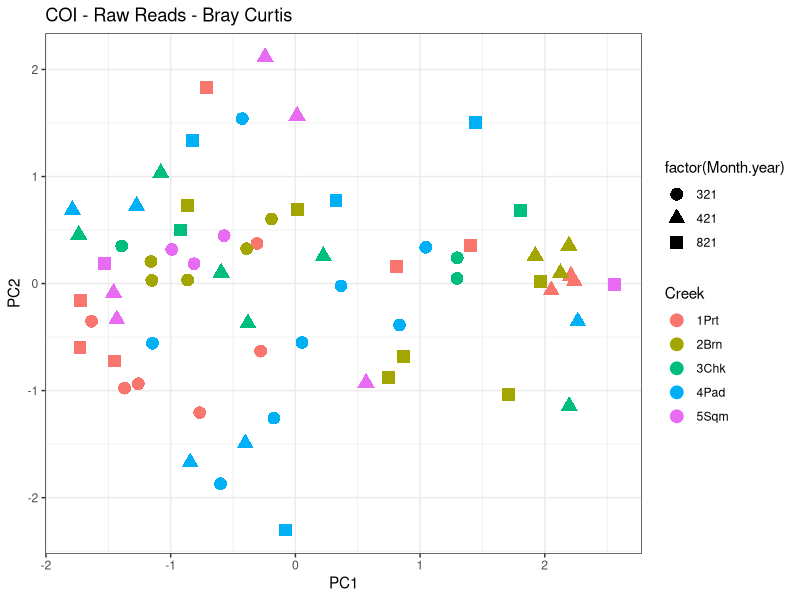
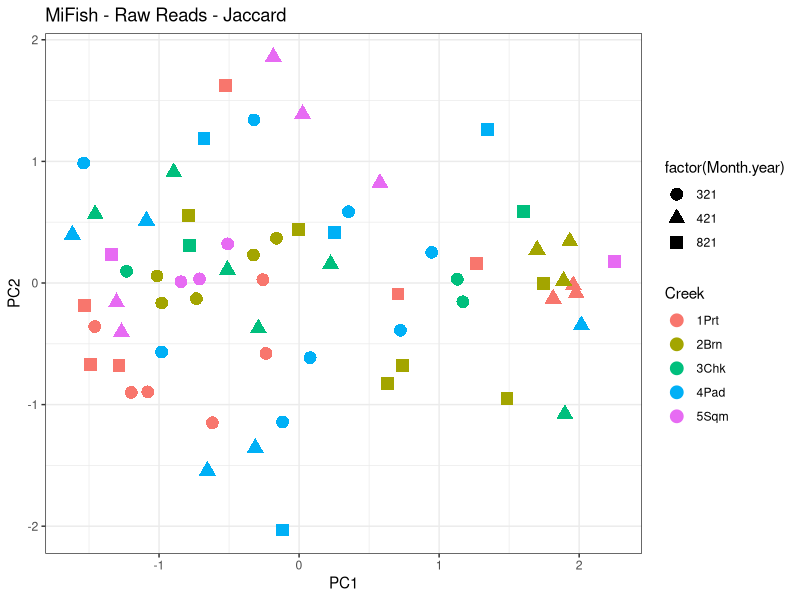

The R script that drew these images, in order: (Note: this script raises an error after producing the figures.)
## ---- chunk 1
knitr::opts_chunk$set(echo = TRUE)
## ---- chunk 2
library(here)
library(dplyr)
library(tidyr)
library(tidyverse)
library(vegan)
library(reshape2)
library(ggplot2)
library(RColorBrewer)

metadata <- read.csv(here("Input","sequencing_metadata_files","master_sequencing_datasheet20211018_newtechreps.csv"), header = TRUE)
asvs <- read.csv(here("Output","dada2_output_files","2021-10-18MiX.merged.ASV.table.csv"))
## ---- chunk 3

### Clean up the ASV table of raw reads 

# first only select metadata corresponding to samples
asvs <- asvs[asvs$Locus == "MiFish" ,]
metadata <-  metadata[metadata$Sample_name %in% asvs$Sample_name,]

intersect(unique(metadata$Sample_name), unique(asvs$Sample_name))

# translate ASVs into table that has ASVs as rows and samples as columns 
asv_mat <-  pivot_wider(asvs, names_from = Sample_name, values_from = nReads) 
asv_mat <- asv_mat[,-1] # remove locus column
asv_mat <- as.data.frame(asv_mat) # make data frame
row.names(asv_mat) = asv_mat[,1] # make row names the ASV hash
asv_mat = asv_mat[,-1] # remove the column with the ASV hash 
asv_mat[is.na(asv_mat)] <- 0 # change NAs to 0s 

# check kangaroo for cross-contamination/ tag jumping 
#kanga <- asv_mat[asv_mat$COI.Kangaroo.Run.2>0,]
#real_samples_kanga <- colSums(kanga) # looks good! Only 10 and 7 reads compared to 105528 in the Kangaroo 
#asv_mat = asv_mat[,-11] # now remove the kangaroo from the dataset because it will mess up the PCAs 
#metadata <- metadata[metadata$Sample_name %in% colnames(asv_mat),] # remove kangaroo

metadata <- metadata[metadata$Type != "kangaroo",]
asv_mat <-  asv_mat[, -69]
asv_mat <-  asv_mat[, -42]

metadata <-  metadata[metadata$Sample_name %in% colnames(asv_mat),]
## ---- chunk 4

### Calculations

techs <- metadata[metadata$Type == "tech_rep",]
asv_techs <- asv_mat[colnames(asv_mat) %in% techs$Sample_name]
techs_bcmat <- vegdist(t(asv_techs), method="bray")

all_bcmat <- vegdist(t(asv_mat), method="bray")

# PCA on raw reads - with bray curtis distance 
pca.raw.bc.nmds <- metaMDS(t(asv_mat), distance = "bray")
pca.raw.bc.MDS1 = pca.raw.bc.nmds$points[,1] #store nmds values
pca.raw.bc.MDS2 = pca.raw.bc.nmds$points[,2] #store nmds values

# PCA on raw reads - with jaccard distance 
pca.raw.jac.nmds <- metaMDS(t(asv_mat), distance = "jaccard")
pca.raw.jac.MDS1 = pca.raw.jac.nmds$points[,1] #store nmds values
pca.raw.jac.MDS2 = pca.raw.jac.nmds$points[,2] #store nmds values

raw.pca.to.plot <- cbind(metadata, pca.raw.bc.MDS1, pca.raw.bc.MDS2, pca.raw.jac.MDS1, pca.raw.jac.MDS2)

## ---- chunk 5

# raw reads / bray curtis
ggplot(raw.pca.to.plot, aes(x=pca.raw.bc.MDS1, y=pca.raw.bc.MDS2)) +
  geom_point(size=4, aes(color=factor(Creek), shape=factor(Month.year))) +
  theme_bw() +
  labs(x="PC1",y="PC2", color="Creek") +
  ggtitle('COI - Raw Reads - Bray Curtis')
# ggsave("/Users/elizabethandruszkiewicz/GoogleDrive/UW/Bioinformatics/test_ramon/PCA_raw_bc_COI.jpg", units="in", width=5, height=4, dpi=300)

# raw reads / jaccard
ggplot(raw.pca.to.plot, aes(x=pca.raw.jac.MDS1, y=pca.raw.jac.MDS2)) +
  geom_point(size=4, aes(color=factor(Creek), shape=factor(Month.year))) +
  theme_bw() +
  labs(x="PC1",y="PC2", color="Creek") +
  ggtitle('MiFish - Raw Reads - Jaccard')

## ---- chunk 6
### Convert ASV table to eDNA index (without collapsing biological replicates)
#asvs$event <- metadata$Event[match(asvs$Sample_name, row.names(metadata))] # add column with creek_up/down_date as "event" 
#asvs$biol.rep <- metadata$Replicate[match(asvsi$Sample_name, row.names(metadata))] # add column for biological replicates

index <- eDNAindex(asvs,
                  Sample_column = Sample_name,
                  OTU_column = Hash,
                  Counts_column = nReads) #,
                  #Biological.replicate = biol.rep) # right now, don't collapse biological replicates

index_mat <-  pivot_wider(index, names_from = Sample_name, values_from = Normalized.reads) # now we have matrix with eDNA index
index_mat <- as.data.frame(index_mat)
row.names(index_mat) = index_mat[,1] # make row names from ASV hash
index_mat = index_mat[,-1] # remove column with the ASV hash 
index_mat[is.na(index_mat)] <- 0 # change NAs to 0s

# remove kangaroo, mayas samples, and the backwards sample 
index_mat = index_mat[,-42] 
index_mat = index_mat[,-41] 
index_mat = index_mat[,-40] 
index_mat = index_mat[,-39] 
index_mat = index_mat[,-38] 
index_mat = index_mat[,-37] 
index_mat = index_mat[,-36] 
index_mat = index_mat[,-4] 

pca.index.bc.nmds <- metaMDS(t(index_mat), distance = "bray")
pca.index.bc.MDS1 = pca.index.bc.nmds$points[,1] #store nmds values
pca.index.bc.MDS2 = pca.index.bc.nmds$points[,2] #store nmds values

# PCA on raw reads - with jaccard distance 
pca.index.jac.nmds <- metaMDS(t(index_mat), distance = "jaccard")
pca.index.jac.MDS1 = pca.index.jac.nmds$points[,1] #store nmds values
pca.index.jac.MDS2 = pca.index.jac.nmds$points[,2] #store nmds values

index.pca.to.plot <- cbind(metadata, pca.index.bc.MDS1, pca.index.bc.MDS2, pca.index.jac.MDS1, pca.index.jac.MDS2)

# index / bray curtis
ggplot(index.pca.to.plot, aes(x=pca.index.bc.MDS1, y=pca.index.bc.MDS2)) +
  geom_point(size=4, aes(color=factor(Creek), shape=factor(Month.year))) +
  theme_bw() +
  labs(x="PC1",y="PC2", color="Creek") +
  ggtitle('COI - eDNA Index - Bray Curtis')
# ggsave("/Users/elizabethandruszkiewicz/GoogleDrive/UW/Bioinformatics/test_ramon/PCA_raw_bc_COI.jpg", units="in", width=5, height=4, dpi=300)

# index / jaccard
ggplot(index.pca.to.plot, aes(x=pca.index.jac.MDS1, y=pca.index.jac.MDS2)) +
  geom_point(size=4, aes(color=factor(Creek), shape=factor(Month.year))) +
  theme_bw() +
  labs(x="PC1",y="PC2", color="Creek") +
  ggtitle('COI - eDNA Index - Jaccard')
